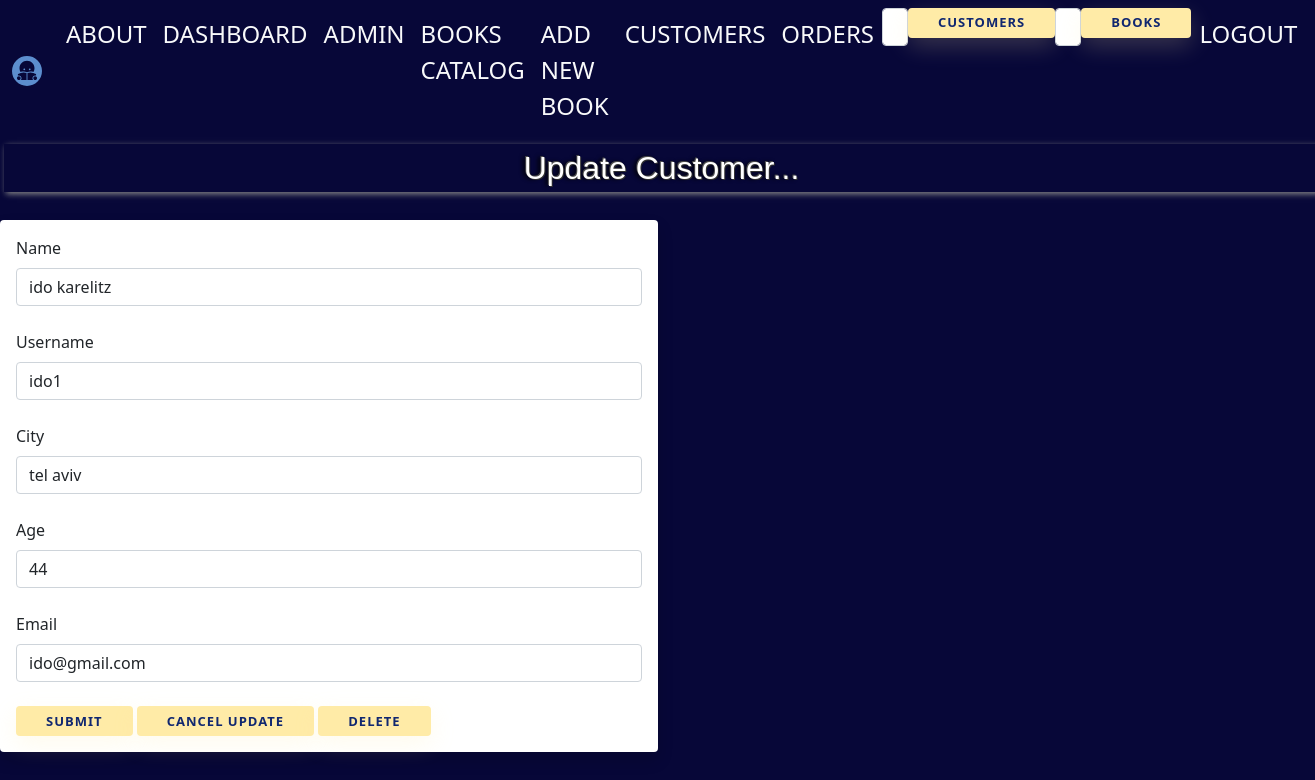
Page /update_customer/1 (signed in) on the committed database.
### models.py (models this page shows, shortened)
class Customers(db.Model, UserMixin):
    id        = db.Column(db.Integer, primary_key=True)
    name      = db.Column(db.String(200), nullable=False)
    username   = db.Column(db.String(200), nullable=False, unique=True)
    city      = db.Column(db.String(200), nullable=False)
    age       = db.Column(db.String(10), nullable=False)
    email      = db.Column(db.String(200), nullable=False)
    date_added = db.Column(db.DateTime, default=datetime.datetime.utcnow)
    issue_book = db.relationship("Orders", backref="issuer", lazy=True)
    password_hash= db.Column(db.String(128))
    @property
    def password(self):
       raise AttributeError("password is not a readable attribute")

### app.py (the view)
@app.route('/update_customer/<int:id>', methods=['GET','POST'])
@login_required
def Update_customer(id):
    form=CustomerForm()
    name_to_update=Customers.query.get_or_404(id)
    if request.method=="POST":
        name_to_update.name=request.form['name']
        name_to_update.username=request.form['username']
        name_to_update.city=request.form['city']
        name_to_update.age=request.form['age']
        name_to_update.email=request.form['email']
        try:
            db.session.commit()
            flash('Customer Updated Successfully!')
            our_books=Books.query.order_by(Books.id)
            our_customers=Customers.query.order_by(Customers.date_added)
            return render_template("dashboard.html", form=form, our_books=our_books, our_customers=our_customers )
        except:
            flash('Error! Try Again')
            return render_template ("update_customer.html", form=form, name_to_update=name_to_update, id=id )
    else:
        return render_template ("update_customer.html", form=form, name_to_update=name_to_update, id=id )

### forms.py
class CustomerForm(FlaskForm):
    name = StringField('Name', validators=[DataRequired()])
    username   = StringField('Username', validators=[DataRequired()])
    city = StringField('City', validators=[DataRequired()])
    age = StringField('Age', validators=[DataRequired()])
    email  = StringField('Email', validators=[DataRequired()])
    password_hash = PasswordField('Password', validators=[DataRequired(), EqualTo('password_hash2', message='Passwords Must Match!')])
    password_hash2 = PasswordField('Confirm Password', validators=[DataRequired()])
    submit = SubmitField('Submit')

class SearchForm(FlaskForm):
    searched = StringField("Searched")
    submit = SubmitField('Submit')

### app.py (called while the page is built)
@login_manager.user_loader
def load_customer(customer_id):
    return Customers.query.get(int(customer_id))

@app.context_processor
def base():
    form=SearchForm()
    return dict(form=form)

@app.context_processor
def base():
    form=Search2Form()
    return dict(form=form)

### templates/update_customer.html (shortened to what this page needs)
{% extends 'layout.html' %}
{% block body %}
{% if id == current_user.id %}
<h1>Update Customer...</h1>
<br />
<div class="shadow w-50 p-3 mb-5 bg-body rounded text-dark">
	<form action="/update_customer/{{ name_to_update.id }}" method="POST">
		{{ form.name.label(class="form-label") }}
		{{ form.name(class="form-control", value=name_to_update.name) }}
		<br />
		{{ form.username.label(class="form-label") }}
		{{ form.username(class="form-control", value=name_to_update.username) }}
		<br />
		{{ form.city.label(class="form-label") }}
		{{ form.city(class="form-control", value=name_to_update.city) }}
		<br />
		{{ form.age.label(class="form-label") }}
		{{ form.age(class="form-control", value=name_to_update.age) }}
		<br />
		{{ form.email.label(class="form-label") }}
    	{{ form.email(class="form-control", value=name_to_update.email) }}
    	<br />
		{{ form.submit(class="btn btn-secondary") }}
		<a href="{{ url_for('dashboard') }}" class="btn btn-danger">Cancel Update</a>
		<a href="{{ url_for('customer.delete_customer', id=id) }}" class="btn btn-danger">Delete</a>
	</form>
</div>
{% endif %}
{% endblock %}

### static/css/style.css (style rules this page uses)
body { background-color: rgb(7, 7, 56); }
h1 { font-size: 32px; text-shadow: -1px -1px rgb(77, 77, 77), 1px 1px rgb(49, 49, 49), -3px 0 4px #000; font-family:Arial, Helvetica, sans-serif; color: rgb(255, 255, 255); padding:5px; font-weight:lighter; -moz-box-shadow: 2px 2px 6px #888; -webkit-box-shadow: 2px 2px 6px #888; box-shadow:2px 2px 6px #888; text-align:center; display:block; margin:4px; width: 100%; background-image:url(images/background-h1-wood.jpg); }
.btn { border-radius: 4px; height: 30px; font-size: 13px; font-weight: 600; text-transform: uppercase; -webkit-transition : all 200ms linear; transition: all 200ms linear; padding: 0 30px; letter-spacing: 1px; display: -webkit-inline-flex; display: -ms-inline-flexbox; display: inline-flex; -webkit-align-items: center; -moz-align-items: center; -ms-align-items: center; align-items: center; -webkit-justify-content: center; -moz-justify-content: center; -ms-justify-content: center; justify-content: center; -ms-flex-pack: center; text-align: center; border: none; background-color: #ffeba7; color: #102770; box-shadow: 0 8px 24px 0 rgba(255,235,167,.2); }
a { text-decoration: none; color: inherit; font-size: 24px; }

### rows in the picture
Customers: name "ido karelitz", username "ido1", city "tel aviv", age "44", email "ido@gmail.com"
